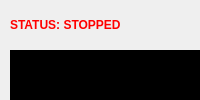
<?xml version="1.0" encoding="UTF-8"?>
<ui version="4.0">
 <class>MainWindow</class>
 <widget class="QMainWindow" name="MainWindow">
  <property name="windowTitle">
   <string>MONEY DETECTION</string>
  </property>
  <property name="windowState">
   <set>Qt::WindowMaximized</set>
  </property>
  <widget class="QWidget" name="centralWidget">

   <!-- Camera -->
   <widget class="QLabel" name="disp_main">
    <property name="geometry">
     <rect>
      <x>10</x>
      <y>50</y>
      <width>1500</width>
      <height>900</height>
     </rect>
    </property>
    <property name="styleSheet">
     <string>background-color: black;</string>
    </property>
    <property name="alignment">
     <set>Qt::AlignCenter</set>
    </property>
   </widget>

   <!-- Trang thai -->
   <widget class="QLabel" name="lbWebcam">
    <property name="geometry">
     <rect>
      <x>10</x>
      <y>10</y>
      <width>500</width>
      <height>30</height>
     </rect>
    </property>
    <property name="text">
     <string>STATUS: STOPPED</string>
    </property>
    <property name="styleSheet">
     <string>color: red; font-weight: bold;</string>
    </property>
   </widget>

   <!-- Hoat dong -->
   <widget class="QGroupBox" name="settingsGroup">
    <property name="geometry">
     <rect>
      <x>1550</x>
      <y>250</y>
      <width>350</width>
      <height>120</height>
     </rect>
    </property>

    <!-- Start/Stop -->
    <widget class="QPushButton" name="btn_start">
     <property name="geometry">
      <rect>
       <x>50</x>
       <y>40</y>
       <width>100</width>
       <height>40</height>
      </rect>
     </property>
     <property name="text">
      <string>START</string>
     </property>
     <property name="styleSheet">
      <string>background-color: green; color: white; font-weight: bold; font-size: 24px;</string>
     </property>
    </widget>
    <widget class="QPushButton" name="btn_stop">
     <property name="geometry">
      <rect>
       <x>200</x>
       <y>40</y>
       <width>100</width>
       <height>40</height>
      </rect>
     </property>
     <property name="text">
      <string>STOP</string>
     </property>
     <property name="styleSheet">
      <string>background-color: red; color: white; font-weight: bold; font-size: 24px;</string>
     </property>
    </widget>
   </widget>

  </widget>
  <resources/>
  <connections/>
 </widget>
</ui>
